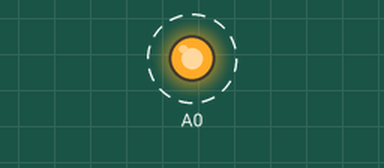
Simulated run of this sketch. Board: Arduino Uno, built with avr-gcc and run on an emulated ATmega328P. On the bench: output pins drawn as LEDs (lit = HIGH). Dashed ring = blinking.

Above: at 0.1 s.
Timing chart, 0 to 3.0 s (numbered marks = the images above):
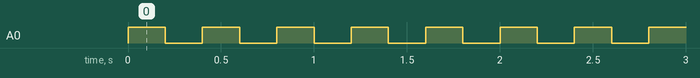

Measured:
- by itself, A0: alternates HIGH for 0.20 s and LOW for 0.20 s

The sketch:

led_apin.ino
```cpp
void setup() {
  // put your setup code here, to run once:
  pinMode(A0, OUTPUT);

}

void loop() {
  // put your main code here, to run repeatedly:
  digitalWrite(A0, HIGH);
  delay(200);
  digitalWrite(A0, LOW);
  delay(200);
}
```
